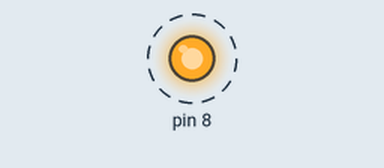
Bench run of a sketch on a simulated Arduino Uno, built with avr-gcc and run on an emulated ATmega328P. Shown: output pins drawn as LEDs (lit = HIGH). Dashed ring = blinking.

Above: at 0.5 s.
Timing chart, 0 to 4.6 s (numbered marks = the images above):
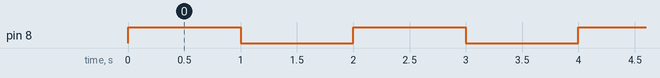

The sketch:

LED_Blink.ino
```cpp
/*
 Name:		LED_Blink.ino
 Created:	3/3/2018 6:16:09 PM
 Author:	Mihir
*/

/*
LESSON 1 : LED BLINK
*/

/* Import the required libraries */
#include <avr/io.h>
#include <util/delay.h>


/*
DESCRIPTION :

Most port pins are multiplexed with alternate functions for the peripheral features on the device but they are set for IO by default. Here we will only look at the output functionality

Each port pin consists of three register bits: DDxn, PORTxn, and PINxn

The DDxn bit in the DDRx Register selects the direction of this pin. If DDxn is written to '1', Pxn is configured as an output pin. If DDxn is written to '0', Pxn is configured as an input pin.

If PORTxn is written to '1' when the pin is configured as an output pin, the port pin is driven high and vice-versa

We will use PB0 to send the data to an LED. We will use the inbuilt time delay function for now and look at the use of timers in another lesson.
*/
void setup() {
	//configure PB0 as output
	DDRB |= 0x01;
}

void loop() {
	//set the bit
	PORTB |= 0x01;
	//delay of 1s
	_delay_ms(1000);
	//reset the bit
	PORTB &= ~(0x01);
	//delay of 1s
	_delay_ms(1000);
}
```

Measured:
- by itself, pin 8: alternates HIGH for 1.0 s and LOW for 1.0 s
